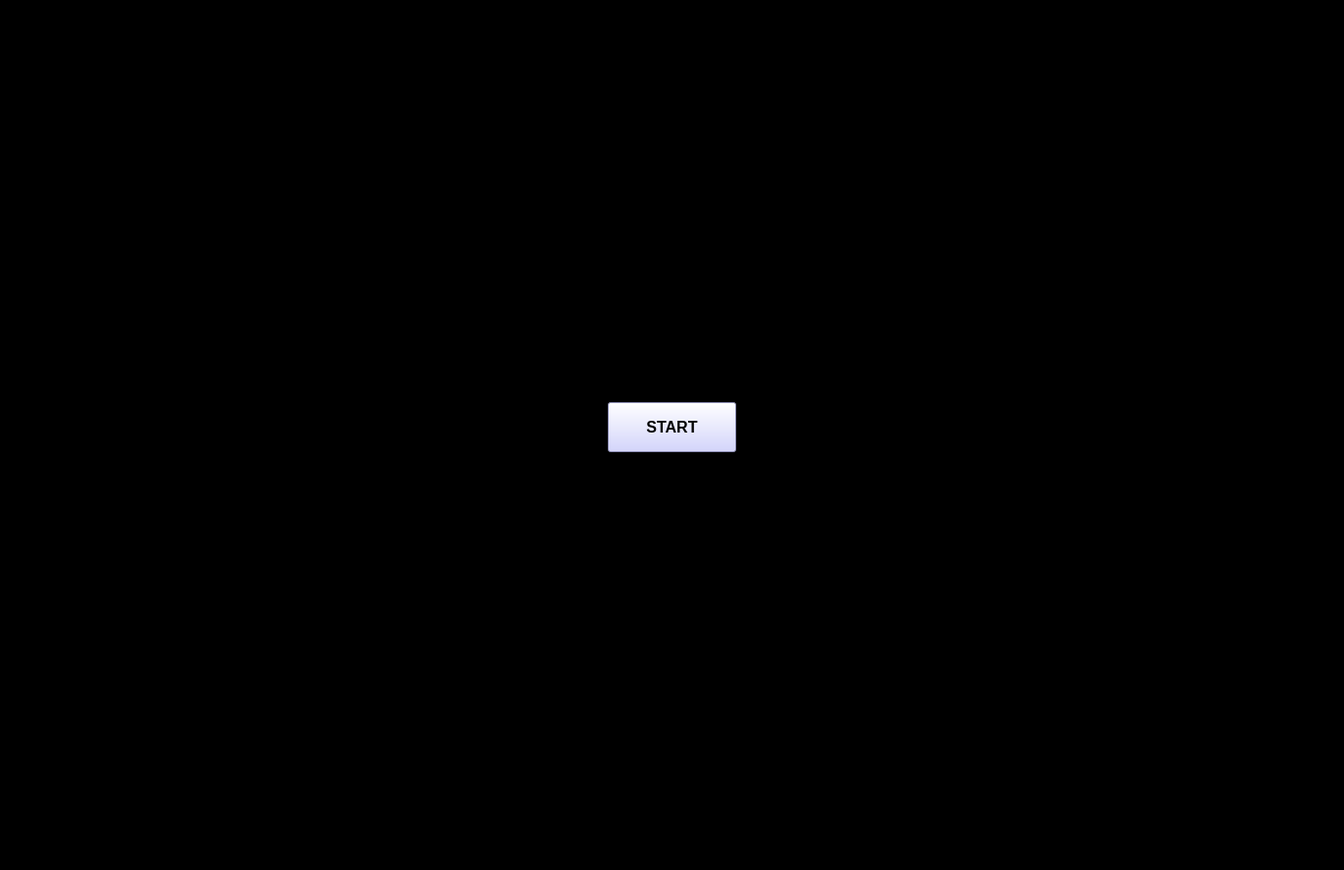
<?xml version="1.0" encoding="UTF-8"?>
<ui version="4.0">
 <class>JarvisVirtualAssistent</class>
 <widget class="QMainWindow" name="JarvisVirtualAssistent">
  <property name="geometry">
   <rect>
    <x>0</x>
    <y>0</y>
    <width>1371</width>
    <height>887</height>
   </rect>
  </property>
  <property name="windowTitle">
   <string>MainWindow</string>
  </property>
  <property name="styleSheet">
   <string notr="true">background-color: rgb(0, 0, 0);</string>
  </property>
  <widget class="QWidget" name="centralwidget">
   <widget class="QLabel" name="label">
    <property name="geometry">
     <rect>
      <x>10</x>
      <y>10</y>
      <width>1371</width>
      <height>851</height>
     </rect>
    </property>
    <property name="styleSheet">
     <string notr="true"/>
    </property>
    <property name="text">
     <string/>
    </property>
    <property name="pixmap">
     <pixmap>C:/Users/prasa/Downloads/main-Comp-1.gif</pixmap>
    </property>
    <property name="scaledContents">
     <bool>true</bool>
    </property>
   </widget>
   <widget class="QPushButton" name="pushButton">
    <property name="geometry">
     <rect>
      <x>620</x>
      <y>410</y>
      <width>131</width>
      <height>51</height>
     </rect>
    </property>
    <property name="font">
     <font>
      <pointsize>12</pointsize>
      <weight>75</weight>
      <bold>true</bold>
     </font>
    </property>
    <property name="styleSheet">
     <string notr="true">background-color: rgb(199, 200, 255);</string>
    </property>
    <property name="text">
     <string>START</string>
    </property>
   </widget>
  </widget>
  <widget class="QMenuBar" name="menubar">
   <property name="geometry">
    <rect>
     <x>0</x>
     <y>0</y>
     <width>1371</width>
     <height>26</height>
    </rect>
   </property>
  </widget>
  <widget class="QStatusBar" name="statusbar"/>
 </widget>
 <resources/>
 <connections/>
</ui>
